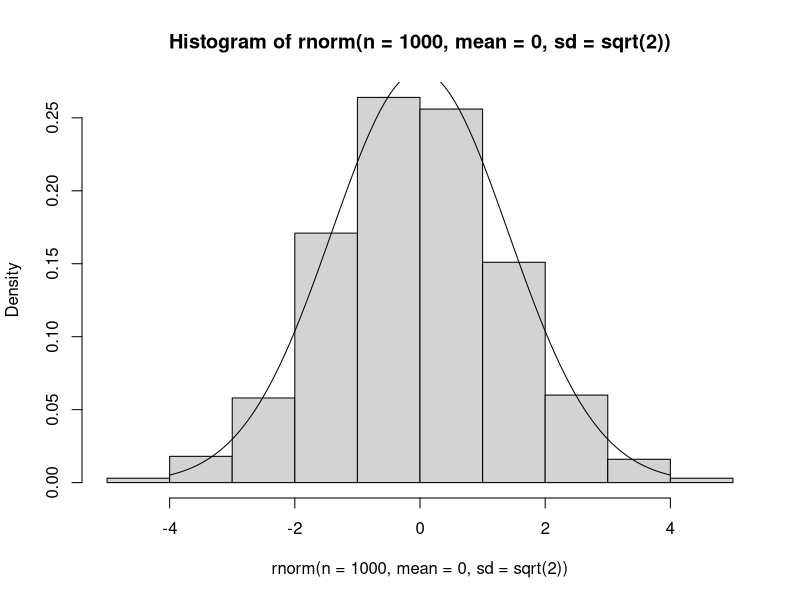
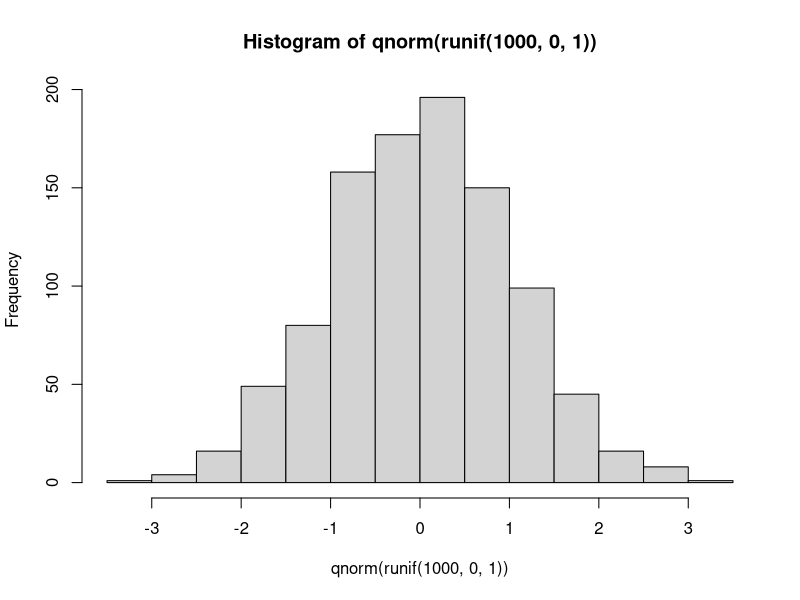
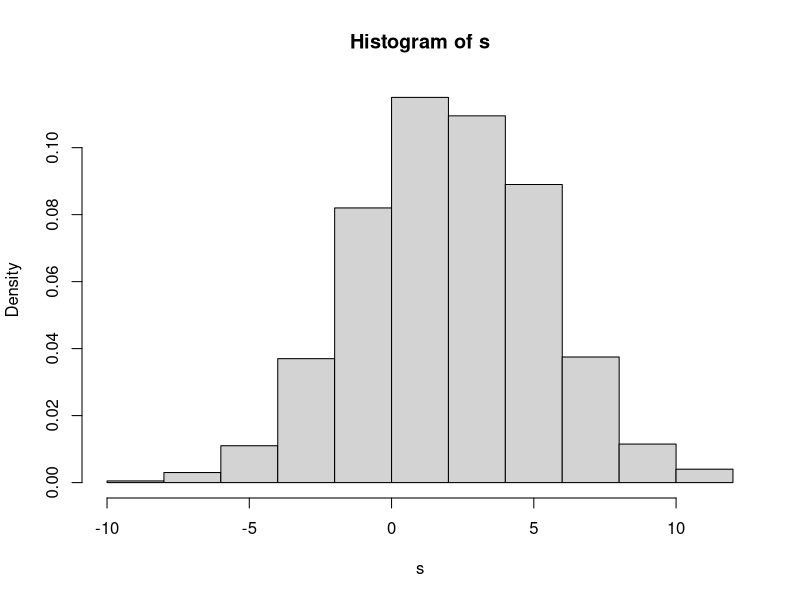
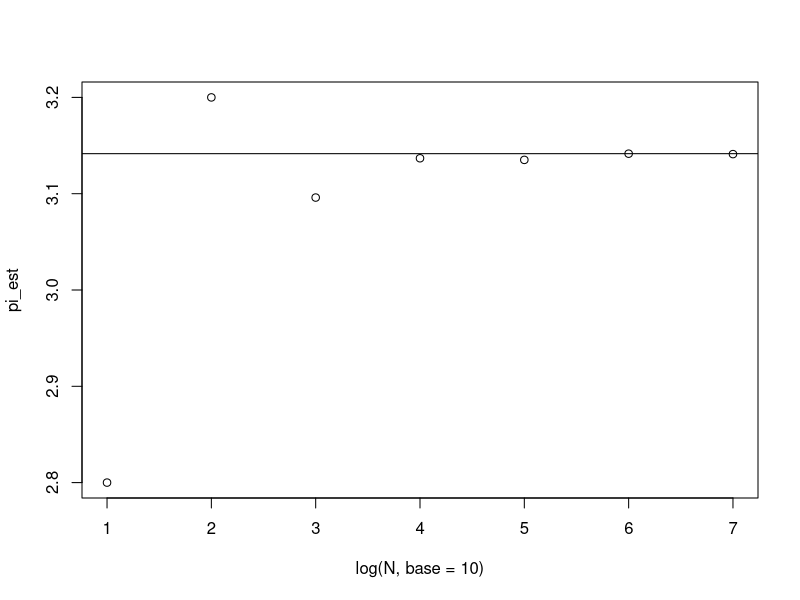

Recreate these plots in R, in order.
                                        # P.1 a

hist(rnorm(n = 1000, mean = 0, sd = sqrt(2)), prob = TRUE)

mynorm = function(mu, sigma)
{
    function(x)
    {
        1/sqrt(2*pi*sigma^2)*exp(-(x - mu)^2/(2*sigma^2))
    }
}

f = mynorm(0, sqrt(2))

curve(expr = f, from = -4, to = 4, add = TRUE)

                                        # b
hist(
    qnorm(
        runif(1000, 0, 1)
    )
)

                                        # c

s = sqrt(10)*qnorm(runif(1000, 0, 1)) + 2

hist(s, prob = TRUE)

var(s)

                                        # d
?set.seed

# P.2
sample_point = function()
{
    c(runif(1, min = -1, max = 1), runif(1, min = -1, max = 1))
}

circle_check = function(p)
{
    sqrt(p[1]^2 + p[2]^2) <= 1
}

N = 10^(1:7)

pi_est = sapply(N, function(n) {
    4*sum(
          sapply(
              1:n,
              function(i) {
                  circle_check(sample_point())
              }
          ))/n
}
)
    
plot(log(N, base = 10), pi_est)
abline(h = pi)
